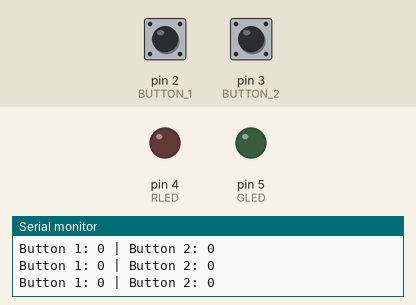
Recording of a sketch running on a simulated Arduino Uno, built with avr-gcc and run on an emulated ATmega328P. Parts: output pins drawn as LEDs (lit = HIGH), the last lines printed to the serial monitor. The test bench sets the inputs (shaded band); at power-on: pin 2 (BUTTON_1) HIGH, pin 3 (BUTTON_2) HIGH.

Above: at 1.2 s.
1.3 s: pin 2 (BUTTON_1) pulled LOW for 0.15 s
At 2.2 s:
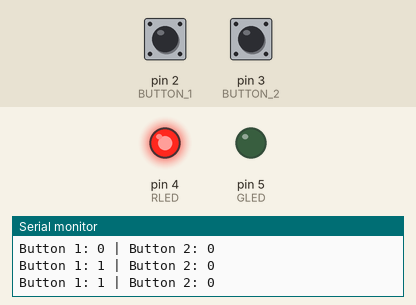
3.0 s: pin 3 (BUTTON_2) pulled LOW for 0.15 s
At 3.4 s:
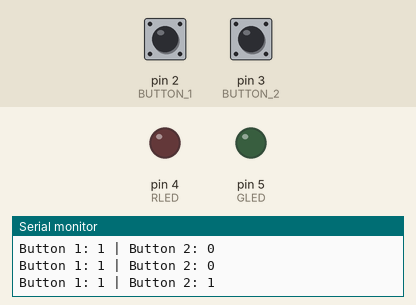
4.6 s: pin 3 (BUTTON_2) pulled LOW for 1 s
At 6.1 s:
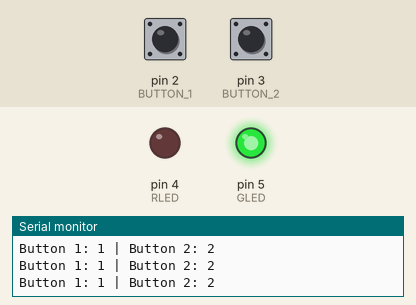
7.1 s: pin 2 (BUTTON_1) pulled LOW for 1 s
At 8.1 s:
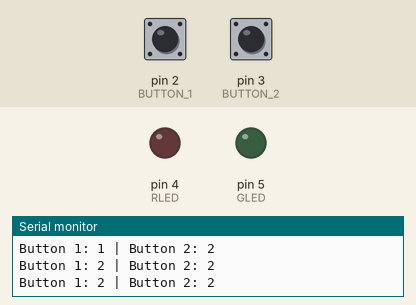
Timing chart, 0 to 10.1 s (numbered marks = the images above; inputs shaded):
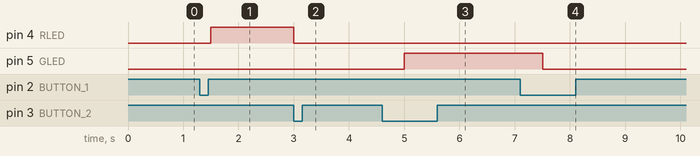

The sketch:

Micro_LAB2_Part1.ino
```cpp
// ENCE 3210 – Microprocessors 1 Lab 2 Part 1
// Sebastian Posada
// 1/24/2025
// Part 1: Write a C program to count the difference between the number of times two different buttons are
//  pressed.
//  a) The button pressing operation should be defined in an ISR.
//  b) Observe the count value from the watch window.
//  c) If button 1 is pressed more than button 2, then turn on the red color LED. If the button pressed
//  numbers is equal, then turn on the blue color LED. Otherwise, turn on the green color LED. If the
//  button press numbers are equal, then turn on the blue color LED.

// Defining pins connected to LEDs and buttons
#define BUTTON_1 2
#define BUTTON_2 3
#define RLED 4
#define GLED 5
#define BLED 6

// define the counter as a volatile int.
volatile uint8_t button1Count = 0;
volatile uint8_t button2Count = 0;

// Interrupt Service Routine for Button 1
void BUTTON_1ISR() {
  button1Count++;
}

// Interrupt Service Routine for Button 2
void BUTTON_2ISR() {
  button2Count++;
}

// Setup LED's as outputs and buttons and inputs.
// Setup serial monitor as 9600 baud.
void setup() {
  pinMode(RLED, OUTPUT);
  pinMode(GLED, OUTPUT);
  pinMode(BUTTON_1, INPUT_PULLUP);
  pinMode(BUTTON_2, INPUT_PULLUP);
  Serial.begin(9600);

  attachInterrupt(digitalPinToInterrupt(2), BUTTON_1ISR, FALLING);
  attachInterrupt(digitalPinToInterrupt(3), BUTTON_2ISR, FALLING);
}


void loop() {
  // Print button counts for debugging
  Serial.print("Button 1: ");
  Serial.print(button1Count);
  Serial.print(" | Button 2: ");
  Serial.println(button2Count);

  // Logic to control LEDs based on button presses
  if (button1Count > button2Count) {
    digitalWrite(RLED, HIGH);   // Turn on Red LED
    digitalWrite(GLED, LOW);
    digitalWrite(BLED, LOW);
  }
  else if (button1Count < button2Count) {
    digitalWrite(GLED, HIGH);   // Turn on Green LED
    digitalWrite(RLED, LOW);
    digitalWrite(BLED, LOW);
  }
  else { // If counts are equal
    digitalWrite(BLED, HIGH);   // Turn on Blue LED
    digitalWrite(RLED, LOW);
    digitalWrite(GLED, LOW);
  }

  delay(500);
}
```

Measured:
- after the input at 1.3 s, pin 4 (RLED): LOW → HIGH after 0.20 s
- after the input at 3.0 s, pin 4 (RLED): HIGH → LOW at once
- after the input at 4.6 s, pin 5 (GLED): LOW → HIGH after 0.40 s
- after the input at 7.1 s, pin 5 (GLED): HIGH → LOW after 0.41 s
